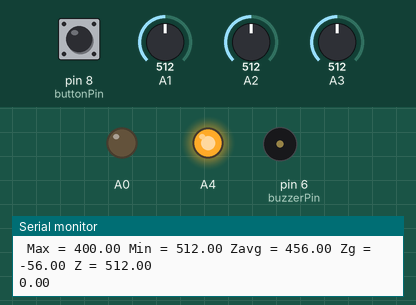
Bench run of a sketch on a simulated Arduino Nano, built with avr-gcc and run on an emulated ATmega328P. Parts: output pins drawn as LEDs (lit = HIGH), buzzer (waves = sounding), the last lines printed to the serial monitor. The inputs (shaded band) are chosen by the test bench; at power-on: pin 8 (buttonPin) HIGH, A1 = 512, A2 = 512, A3 = 512.

Above: at 1.2 s.
1.3 s: pin 8 (buttonPin) pulled LOW for 1 s
At 2.0 s:
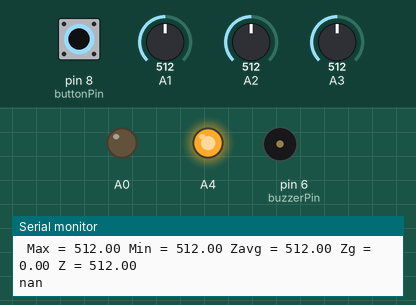
3.8 s: pin 8 (buttonPin) pulled LOW for 3.2 s
At 7.9 s:
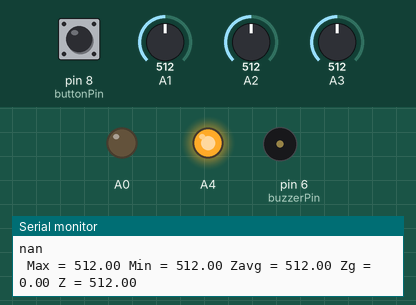
8.5 s: pin 8 (buttonPin) driven LOW
At 9.3 s:
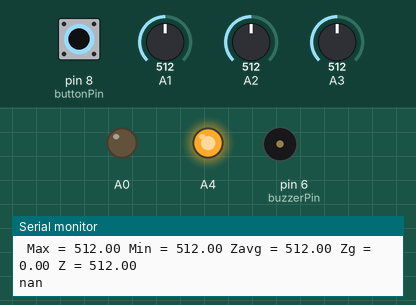
11.6 s: A1 set to 390
Timing chart, 0 to 15.7 s (numbered marks = the images above; inputs shaded):
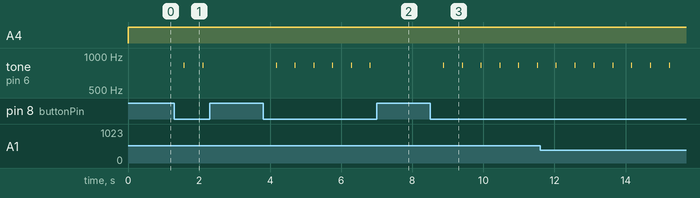

The sketch:

Transmitter-ADXL335.ino
```cpp
/*==============================================
 * (Nano)Measure Angle  <--> (Nano)Monitor Angle
 *          by Nithi & Raweeroj KMITL
 *  Introduction to Computer Enginerring Class
*/

/*================ Include Lib =================*/
  #include <math.h>
  #include <SoftwareSerial.h>

/*==============================================*/

/*================ Pin Define ==================*/
  #define buttonPin  8
  #define buzzerPin  6
/*==============================================*/

  SoftwareSerial toMonitor(4,3); //(RX,TX)

/*=============== Gobal Variable ===============*/
  double xMax = 400;
  double xMin = 512;
  double yMax = 400;
  double yMin = 512;
  double zMax = 400;
  double zMin = 512;

  /*==== pre-processor ====*/
  int avg(int);
  void AutoCalibrate(int,int,int);


void setup() {
  Serial.begin(9600);
  toMonitor.begin(9600);

  pinMode(buttonPin, INPUT_PULLUP);
  pinMode(buzzerPin, OUTPUT);
}

void loop() {

  analogWrite(A4,1023);
  analogWrite(A0,   0);

  double xRaw = avg(A3);
  double yRaw = avg(A2);
  double zRaw = avg(A1);

  double radius;
  double degree;

  double Zavg;
  double Zg;

  /*เป็นการ Calibation ตัว ADXL335 และกำหนดค่า Min/Max*/
  if (digitalRead(buttonPin) == LOW){
    tone(buzzerPin,825,20);
    AutoCalibrate(xRaw, yRaw, zRaw);
  }

  /*คำนวนมุมอันเกิดจากการเปลี่ยนแปลงของค่า Z ที่เปลี่ยนไป*/
    Zavg = (zMax+zMin)/2;
    Zg   = (zMax-((zMax+zMin)/2));

    if(zRaw>=zMin && zRaw<=zMax){
      if(zRaw>=Zavg){
        radius =  PI - acos((zRaw-Zavg)/Zg) ;
      }
      else{
        radius = PI - acos((zRaw-Zavg)/Zg);
      }
      degree = radius*180/PI;
    }

    Serial.print(" Max = ");
    Serial.print(zMax);
    Serial.print(" Min = ");
    Serial.print(zMin);
    Serial.print(" Zavg = ");
    Serial.print(Zavg);
    Serial.print(" Zg = ");
    Serial.print(Zg);
    Serial.print(" Z = ");
    Serial.println(zRaw);
    Serial.println(degree);

    /*เงื่อนไขและการส่งข้อมูลผ่าน Software Serial*/
    if(degree<100){
      toMonitor.print('0');
    }
    if(degree<10){
      toMonitor.print('0');
    }
    toMonitor.println(degree);
    delay(500);

}

/*ฟังก์ชัน average ค่าข้อมูลในตอนอ่านค่า*/
int avg(int x){
  long sum = 0;
  analogRead(x);
  delay(1);
  for(int i=0; i<10 ; i++){
    sum += analogRead(x);
  }
  return sum/10;
}

/*ฟังก์ชันตรววจสอบและเก็บค่า Min/Max ของเเต่ละแกน */
void AutoCalibrate(int xRaw, int yRaw, int zRaw)
{
  Serial.println("Calibrate");
  if (xRaw < xMin)
  {
    xMin = xRaw;
  }
  if (xRaw > xMax)
  {
    xMax = xRaw;
  }

  if (yRaw < yMin)
  {
    yMin = yRaw;
  }
  if (yRaw > yMax)
  {
    yMax = yRaw;
  }

  if (zRaw < zMin)
  {
    zMin = zRaw;
  }
  if (zRaw > zMax)
  {
    zMax = zRaw;
  }
}
```

Measured:
- after the input at 1.3 s, tone on pin 6 (buzzerPin): alternates 825 Hz for 0.02 s and silent for 0.51 s, 4 changes in all, then stays silent, starting after 0.27 s
- after the input at 3.8 s, tone on pin 6 (buzzerPin): alternates 825 Hz for 0.02 s and silent for 0.51 s, 12 changes in all, then stays silent, starting after 0.37 s
- after the input at 8.5 s, tone on pin 6 (buzzerPin): alternates 825 Hz for 0.02 s and silent for 0.51 s, starting after 0.38 s
